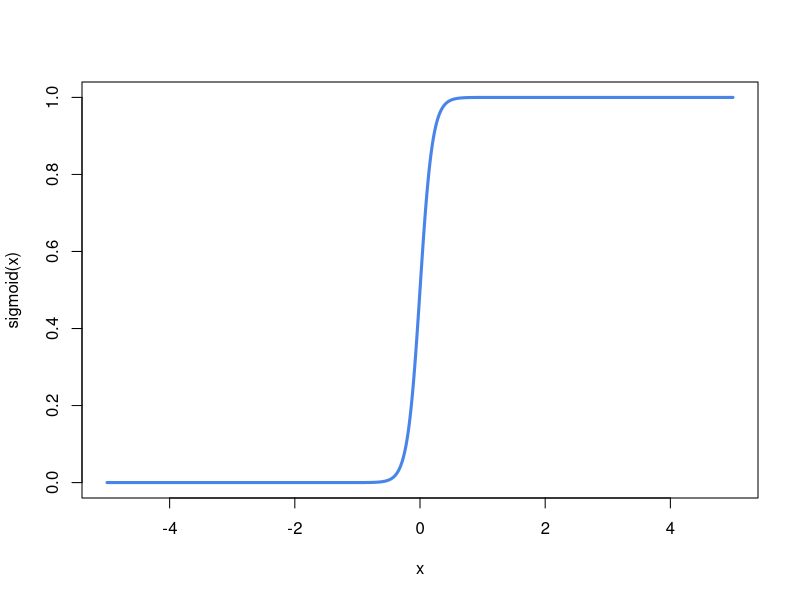

Write the R code that produced this figure.
## ---- chunk 1
knitr::opts_chunk$set(eval = TRUE, message = FALSE, warning = FALSE)
## ---- chunk 2
library(tidyverse)
## ---- chunk 3
general_info <- read.csv("data/meta.csv", stringsAsFactors = FALSE, na.strings = "NA")
general_info[is.na(general_info)] <- ""
knitr::kable(
  general_info,
  col.names = c("Name", "Type", "Unit", "Meaning", "Value/Range", "Remark"),
  align = c("l", "l", "l", "l", "l", "l"),
  digits = 0,
  booktabs = TRUE
  #format = "html"
  )
## ---- chunk 4
sigmoid = function(x) {
   1 / (1 + exp(-x*10))
}
x <- seq(-5, 5, 0.01)
plot(x, sigmoid(x), col=rgb(73, 133, 233, maxColorValue=255), type = "l",  lwd = 3)
